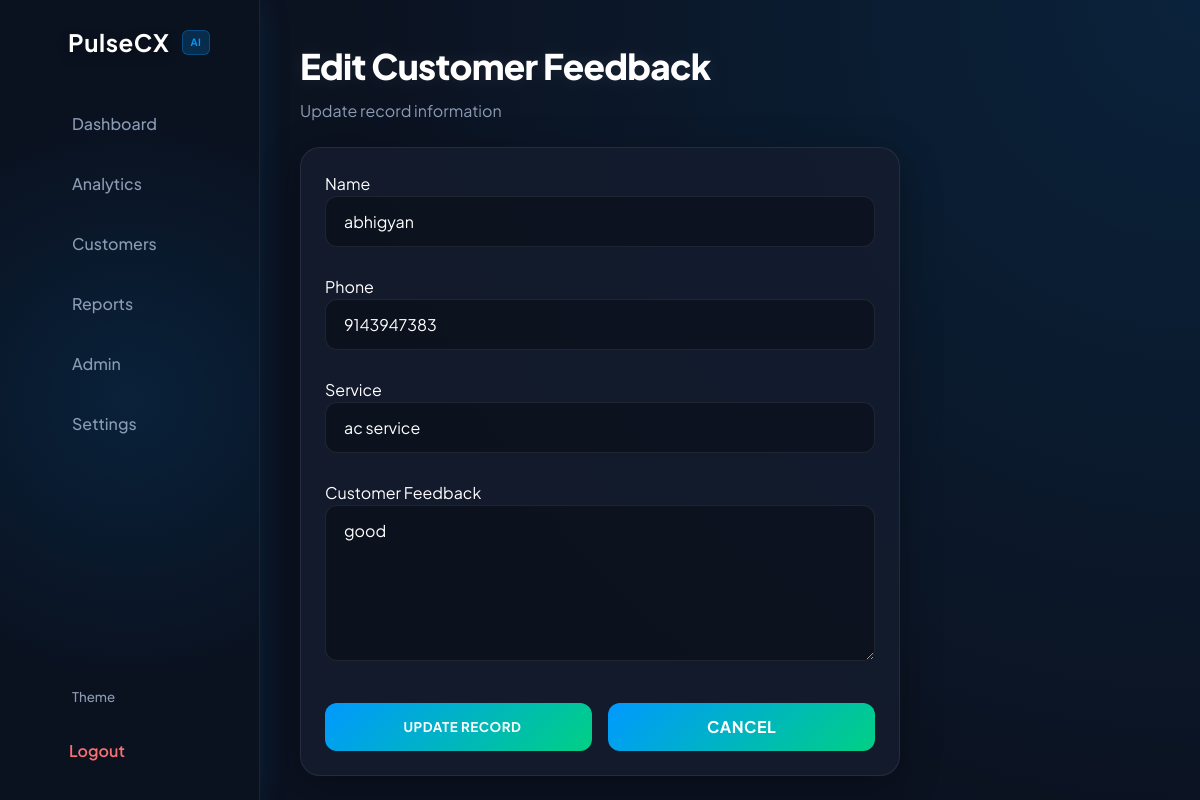
Screenshot of /edit/1 (signed in) with the database file from the repository.
### models.py (models this page shows)
class Feedback(db.Model):
    __tablename__ = "feedbacks"
    id = db.Column(db.Integer, primary_key=True)
    name = db.Column(db.String(100), nullable=False, default="Anonymous")
    phone = db.Column(db.String(24))
    service = db.Column(db.String(100), nullable=False, default="General", index=True)
    text = db.Column(db.Text, nullable=False)
    sentiment = db.Column(db.String(20), nullable=False, index=True)
    sentiment_score = db.Column(db.Float, nullable=False, default=0.0)
    emotion = db.Column(db.String(32), nullable=False, default="Neutral", index=True)
    emotion_score = db.Column(db.Float, nullable=False, default=0.0)
    topic = db.Column(db.String(80), nullable=False, default="General", index=True)
    created_at = db.Column(db.DateTime(timezone=True), nullable=False, default=utcnow, index=True)
    user_id = db.Column(db.Integer, db.ForeignKey("users.id", ondelete="CASCADE"), nullable=False, index=True)
    __table_args__ = (Index("ix_feedback_owner_created", "user_id", "created_at"),)

### app.py (the view, shortened to what this page needs)
@app.route('/edit/<int:id>', methods=['GET', 'POST'])
@login_required
def edit(id):
    feedback = Feedback.query.get_or_404(id)
    _owns_or_admin(feedback)
    return render_template('edit.html', feedback=feedback)

### app.py (called while the page is built)
@app.after_request
def _cache_vendor_assets(response):
    if request.path.startswith('/static/vendor/'):
        response.headers['Cache-Control'] = 'public, max-age=2592000, immutable'  # 30 days
    return response

@login_manager.user_loader
def load_user(user_id):
    return User.query.get(int(user_id))

def _owns_or_admin(feedback):
    if feedback.user_id != current_user.id and current_user.role != 'admin':
        abort(403)

### templates/edit.html (shortened to what this page needs)
{% extends "base.html" %}
{% block content %}
<div class="dashboard-header mb-6">
    <h1 class="page-title">Edit Customer Feedback</h1>
    <p class="page-subtitle">Update record information</p>
</div>
<div class="tilt-card glass p-6" style="max-width: 600px;">
    <form method="POST">
        <div class="form-group">
            <label class="form-label">Name</label>
            <input type="text" name="name" value="{{ feedback.name }}" class="input-field" pattern="[A-Za-z ]+" title="Letters only">
        </div>
        <div class="form-group">
            <label class="form-label">Phone</label>
            <input type="text" name="phone" value="{{ feedback.phone }}" class="input-field" inputmode="numeric" pattern="\d{10}" maxlength="10" title="10 digit phone number">
        </div>
        <div class="form-group">
            <label class="form-label">Service</label>
            <input type="text" name="service" value="{{ feedback.service }}" class="input-field">
        </div>
        <div class="form-group">
            <label class="form-label">Customer Feedback</label>
            <textarea name="text" class="input-field" rows="6">{{ feedback.text }}</textarea>
        </div>
        <div style="display: flex; gap: 16px; margin-top: 32px;">
            <button type="submit" class="btn-primary" style="flex: 1; justify-content: center;">
                 Update Record
            </button>
            <a href="/customers" class="btn-primary" style="background-color: var(--bg-hover); color: var(--text-primary); flex: 1; justify-content: center;">
                Cancel
            </a>
        </div>
    </form>
</div>
{% endblock %}

### static/style.css (style rules this page uses)
:root { --primary-color: #0099FF; --primary-hover: #33ADFF; --primary-glow: rgba(0, 153, 255, 0.4); --secondary-color: #00D084; --secondary-glow: rgba(0, 208, 132, 0.4); --success: #00D084; --danger: #ef4444; --warning: #f59e0b; --info: #0099FF; --font-family: 'Plus Jakarta Sans', -apple-system, sans-serif; }
:root, [data-theme="dark"] { --bg-main: #0B1220; --bg-sidebar: rgba(11, 18, 32, 0.92); --bg-card: rgba(20, 29, 46, 0.85); --bg-surface: rgba(15, 23, 42, 0.4); --bg-surface-hover: rgba(15, 23, 42, 0.6); --bg-input: rgba(0, 0, 0, 0.3); --panel-solid: #0f1729; --body-gradient: radial-gradient(circle at top right, #001f3f, #0B1220); --text-primary: #FFFFFF; --text-secondary: #8B9BB4; --border-color: rgba(255, 255, 255, 0.08); --bg-hover: rgba(255, 255, 255, 0.06); --primary-transparent: rgba(0, 153, 255, 0.12); --text-primary-rgb: 255, 255, 255; --text-secondary-rgb: 191, 219, 254; --overlay-rgb: 255, 255, 255; --bg-alt: #121820; --card-shadow: 0 10px 40px rgba(0, 0, 0, 0.3); --elevated-shadow: 0 20px 40px rgba(0, 0, 0, 0.4); }
body, .glass, .tilt-card, .card, .stat-card, .data-table-container, .custom-select-trigger, .custom-select-panel, .input-field, .sidebar, .auth-card { transition: background-color 0.3s ease, color 0.3s ease, border-color 0.3s ease; }
* { box-sizing: border-box; margin: 0; padding: 0; }
body { font-family: var(--font-family); background: var(--body-gradient); background-attachment: fixed; color: var(--text-primary); line-height: 1.5; -webkit-font-smoothing: antialiased; overflow-x: hidden; }
a { color: var(--primary-color); text-decoration: none; transition: color 0.2s ease; }
button, a { transition: transform 0.15s ease; }
.glass { background: var(--bg-card); border-radius: 20px; border: 1px solid var(--border-color); box-shadow: var(--card-shadow); }
.tilt-card { transition: transform 0.2s ease; }
.btn-primary { background: linear-gradient(135deg, var(--primary-color) 0%, var(--secondary-color) 100%); color: #ffffff; font-weight: 700; border-radius: 12px; padding: 12px 24px; border: none; transition: transform 0.15s ease; display: inline-flex; align-items: center; justify-content: center; gap: 8px; text-transform: uppercase; letter-spacing: 0.5px; }
button { cursor: pointer; font-family: inherit; border: none; background: none; }
input, textarea, select { font-family: inherit; }
.page-title { font-size: 2.2rem; font-weight: 800; color: var(--text-primary); letter-spacing: -0.02em; margin: 0; text-shadow: 0 0 20px rgba(var(--overlay-rgb), 0.1); }
.page-subtitle { color: var(--text-secondary); font-size: 1rem; margin-top: 6px; }
.input-field { width: 100%; padding: 14px 18px; background-color: var(--bg-input); border: 1px solid var(--border-color); border-radius: 12px; color: var(--text-primary); font-size: 1rem; transition: border-color 0.2s ease, background-color 0.2s ease, box-shadow 0.2s ease; margin-bottom: 4px; }
.form-group { margin-bottom: 24px; width: 100%; }
.mb-6 { margin-bottom: 24px; }
.p-6 { padding: 24px; }
.transition-colors { transition: color 0.2s ease, background-color 0.2s ease, border-color 0.2s ease; }
.duration-300 { transition-duration: 0.3s; }

### rows the page displays
Feedback: name "abhigyan", phone "9143947383", service "ac service", text "good"
